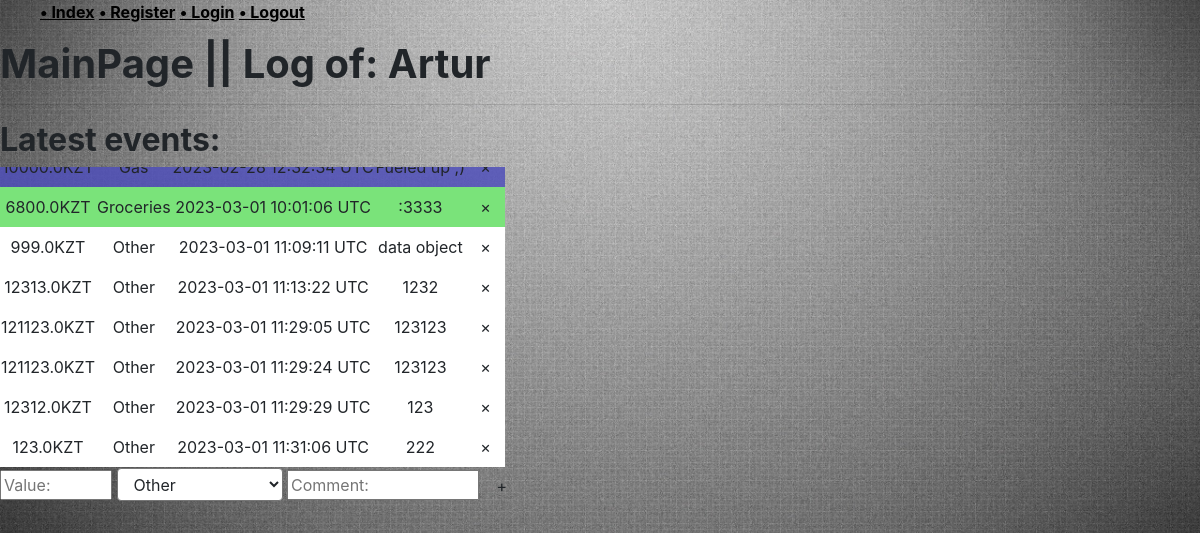
/ (signed in), run on an earlier commit of the app's database.
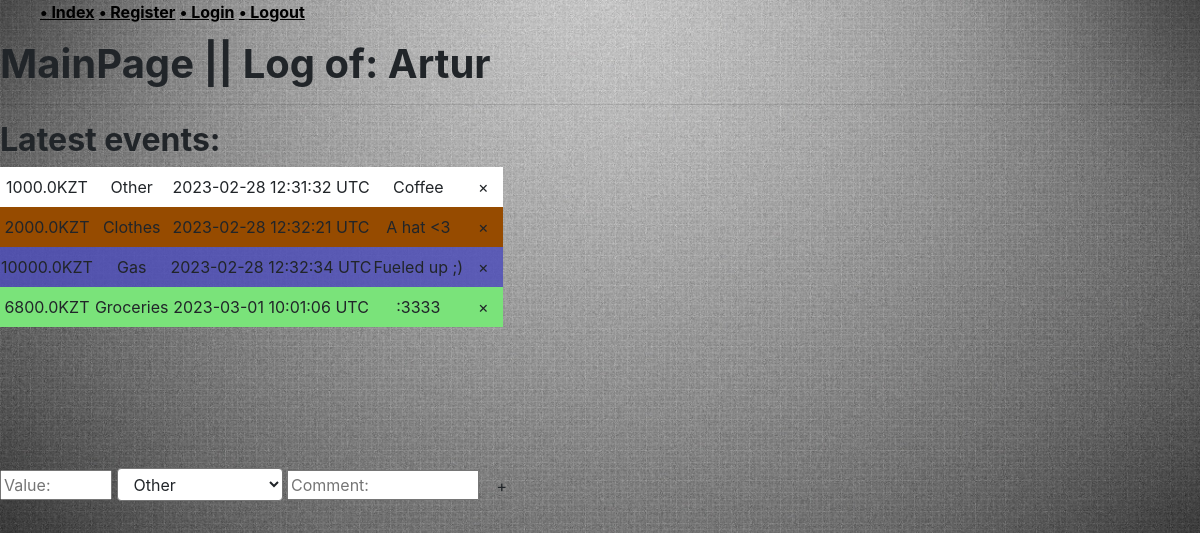
And on a later commit of the database.
### log/models.py (models this page shows, shortened)
class Entry(models.Model):
    user = models.ForeignKey(settings.AUTH_USER_MODEL, on_delete=models.CASCADE)
    category = models.ForeignKey(Category, on_delete=models.SET_DEFAULT, default=1)
    currency = models.CharField(choices=CURRENCY_CHOICES, max_length=3, default='KZT')
    value = models.FloatField(validators=[MinValueValidator(0)])
    date = models.DateTimeField(default=timezone.now)
    comment = models.CharField(max_length=200, blank=True)
    class Meta:
        verbose_name = "Entry"
        verbose_name_plural = "Entries"

class Category(models.Model):
    name = models.CharField(max_length=200)
    INCOME = '+'
    SPEND = '-'
    KIND_CHOICES = [
        (INCOME, 'income'),
        (SPEND, 'spend')
    ]
    kind = models.CharField(
        max_length=1,
        choices=KIND_CHOICES,
        default=SPEND,
    )
    def __str__(self):
        return self.name
    class Meta:
        verbose_name = "Category"
        verbose_name_plural = "Categories"

### log/views.py (the view)
# urls.py: path('', include('log.urls')),
@login_required
def log(request):
    current_user = request.user
    entries = collect_entries(current_user)
    categories = collect_categories(current_user)
    context = {
        'user'          : current_user.username,
        'entries'       : entries,
        'categories'    : categories,
    }
    return render(request, 'log/log.html', context)

### log/helpers.py (called while the page is built)
def collect_entries(user):
    entries_list = Entry.objects.filter(user=user.id)
    entries_dict = []
    for i, item in enumerate(entries_list):
        new_entry = {
            'value': item.value,
            'currency': item.currency,
            'category': item.category.name,
            'datetime': item.date.strftime("%Y-%m-%d %H:%M:%S %Z"),
            'comment' : item.comment,
            'iterator': i + 1,
            'id'      : item.id,
        }
        entries_dict.append(new_entry)
    return entries_dict

def collect_categories(user):
    categories = Category.objects.all()
    return categories

### log/templates/log/log.html (shortened to what this page needs)
{% extends "accounts/layout.html" %}
{% block link %}
{% load static %}
    <link rel="stylesheet" type="text/css" href="{% static 'log/log_display.css' %}">
{% endblock link %}
{% block body %}
<h1 class="header">MainPage || Log of: {{user}}</h1>
<hr>
<h2 class="header">Latest events:</h2>
<div style="height: 300px; overflow-y: scroll; scroll-behavior: smooth; display:none" id="logTableContainer">
    <table id="logTable">
        <tbody>
            {% for entry in entries %}
            <tr class="{{entry.category|lower}}">
                <td>{{entry.value}}{{entry.currency}}</td>
                <td>{{entry.category}}</td>
                <td>{{entry.datetime}}</td>
                {% if 'comment' in entry %}
                <td>{{entry.comment}}</td>
                {% else %}
                <td>...</td>
                {% endif %}
                <td>
                    <button type="button" class="btn delete">
                        <span>
                            &times;
                        </span>
                    </button>
                </td>
            </tr>
            {% endfor %}
        </tbody>
    </table>
</div>
<form id="add-entry" style="display:inline-block;">
        <input name="value" id="input-value" placeholder="Value:">
        <select name="category" id="input-category" class="form-select">
            {% for category in categories %}
                {% if forloop.counter == 1 %}
                <option selected value="{{ category }}">{{category}}</option>
                {% else %}
                <option value="{{ category }}">{{category}}</option>
                {% endif %}
            {% endfor %}
        </select>
        <input name="comment" id="input-comment" placeholder="Comment:">
        <button class="btn" type="submit">+</button>
</form>
{% endblock body %}

What changed in the data, as far as the page shows it:
removed Entry: value "999.0", currency "KZT", comment "data object"
removed Entry: value "12313.0", currency "KZT", comment "1232"
removed Entry: value "121123.0", currency "KZT", comment "123123"
removed Entry: value "121123.0", currency "KZT", comment "123123"
removed Entry: value "12312.0", currency "KZT", comment "123"
removed Entry: value "123.0", currency "KZT", comment "222"
now on this page (row unchanged): Entry: value "1000.0", currency "KZT", comment "Coffee"
now on this page (row unchanged): Entry: value "2000.0", currency "KZT", comment "A hat <3"
now on this page (row unchanged): Category: category "Clothes"
Also different on the page:
new list line: "Other"
new list line: "2023-02-28 12:31:32 UTC ×"
new list line: "2023-02-28 12:32:21 UTC ×"
list line gone: "Other"
list line gone: "2023-03-01 11:09:11 UTC ×"
list line gone: "2023-03-01 11:13:22 UTC ×"
list line gone: "2023-03-01 11:29:05 UTC ×"
list line gone: "2023-03-01 11:29:24 UTC ×"
list line gone: "2023-03-01 11:29:29 UTC ×"
list line gone: "2023-03-01 11:31:06 UTC ×"
